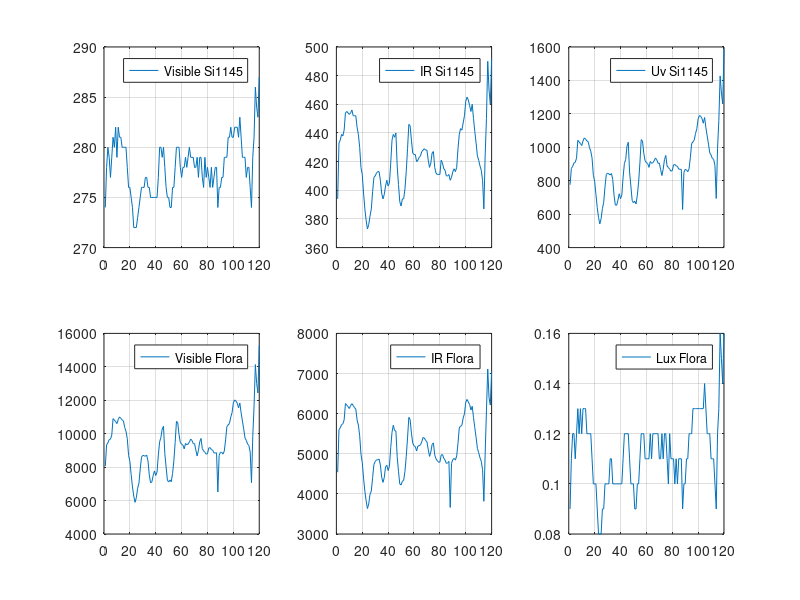
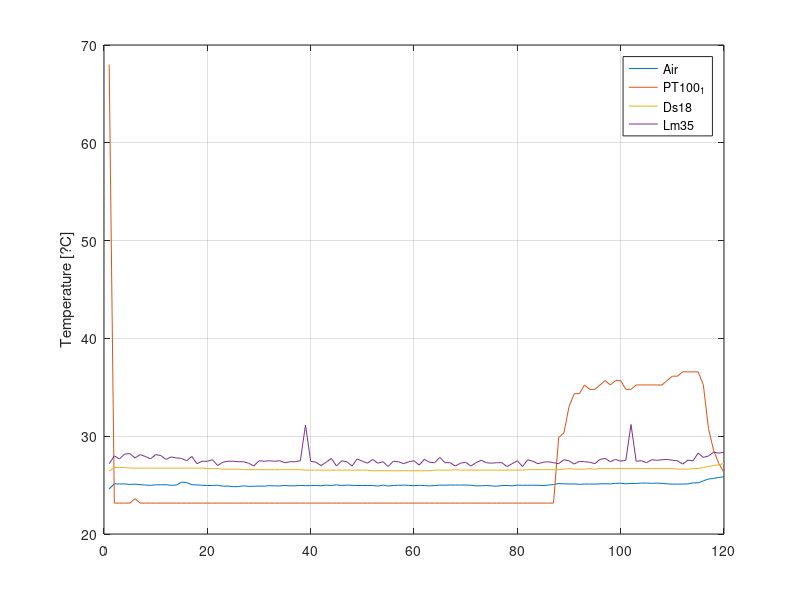
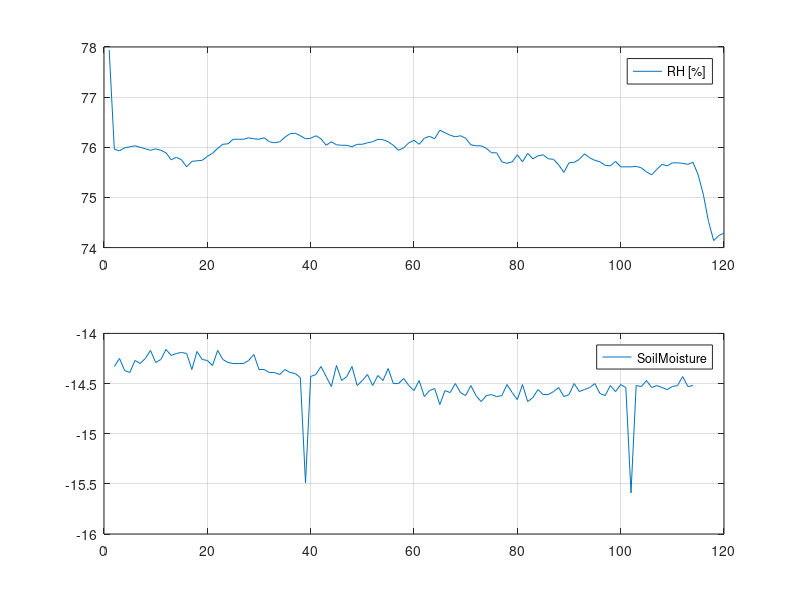

Write MATLAB code to recreate these figures, in order.

% Universidad de Ibagu?
% Research group: SI2C
% January of 2017
% Data plot

clear,clc,close all

Data=load('test.txt');

% Light 
    lightVis1=Data(:,6);
    lightVis2=Data(:,9);
    lightIr1=Data(:,7);
    lightIr2=Data(:,10);
    lightUv=Data(:,8);
    Lux=Data(:,11);
% Temperature
    Tair=Data(:,12);
    PT100_1=Data(:,14);
    Ds18=Data(:,16);
    Lm35=Data(:,20);
    
% Humidity
    Hair=Data(:,13);
    SoilMoisture=Data(:,17);
    
figure(1)
    subplot(2,3,1)
    plot(lightVis1)
    grid on
    legend('Visible Si1145')
    subplot(2,3,2)
    plot(lightIr1)
    grid on
    legend('IR Si1145')
    subplot(2,3,3)
    plot(Lux)
    grid on
    legend('Uv Si1145')
    subplot(2,3,4)
    plot(lightVis2)
    grid on
    legend('Visible Flora')
    subplot(2,3,5)
    plot(lightIr2)
    grid on
    legend('IR Flora')
    subplot(2,3,6)
    plot(lightUv)
    grid on
    legend('Lux Flora')

figure(2)
    plot(Tair)
    grid on
    hold on
    plot(PT100_1)
    plot(Ds18)
    plot(Lm35)
    ylabel('Temperature [?C]')
    legend('Air','PT100_{1}','Ds18','Lm35')
    
figure(3)
    subplot(211)
    plot(Hair)
    grid on
    legend('RH [%]')
    subplot(212)
    plot(SoilMoisture)
    grid on
    legend('SoilMoisture')
    
